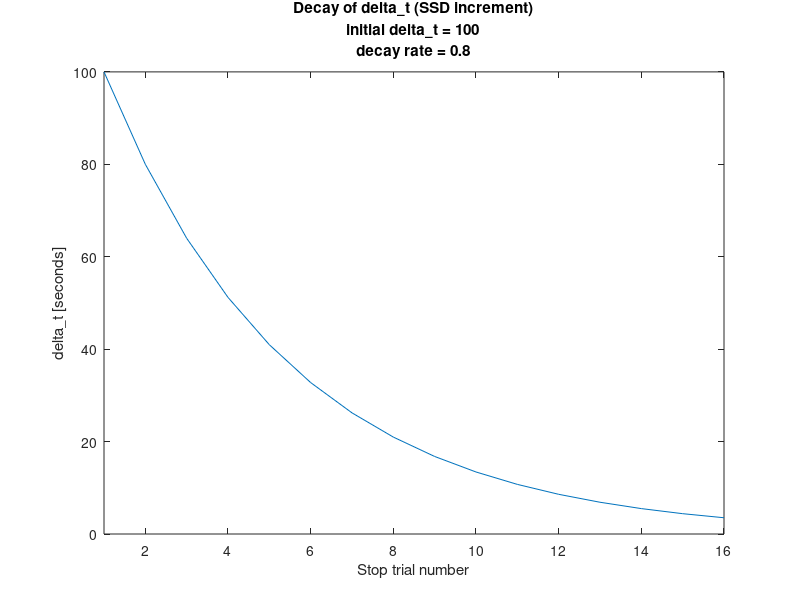

The MATLAB source for this figure:
% Use this script to visualize the exponential decay of delta_t, the
% increment by which the stop signal delay changes in between stop trials.
% Set the initial delta_t, the decay rate, and the number of stop trials
% for each staircase (half the total number of trials with two staircases)
% to your desired values. 
%%%%%%%%%%%%%%%%%%%%%%%%%%%%%%%%%%%
delta_t_initial = 100;
delta_t_decay = 0.8; % decay rate
n_trials = 16; % number of stop trials (1 staircase only)
%%%%%%%%%%%%%%%%%%%%%%%%%%%%%%%%%%%



ssds = zeros(n_trials, 1);
ssds(1) = delta_t_initial;

for t = 2:n_trials
    ssds(t) = ssds(t-1)*delta_t_decay;
end

disp(['delta_t values for ' num2str(n_trials) ' trials with decay rate of ' num2str(delta_t_decay)]);
disp(ssds)

close all;
figure;
plot(ssds);
title({'Decay of delta\_t (SSD increment)', ['initial delta\_t = ' num2str(delta_t_initial)], ['decay rate = ' num2str(delta_t_decay)]});
xlabel('Stop trial number');
ylabel('delta\_t [seconds]');
xlim([1 n_trials]);

clear 